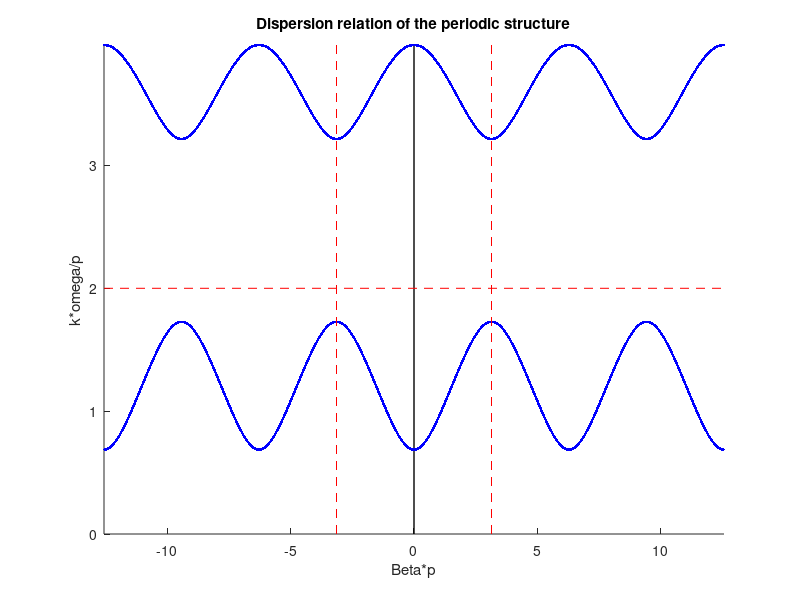

MATLAB code to generate this figure:
%%计算空间周期结构的特性

%初始化
clear
clc
close all

%扫频范围
Omega = 2 * pi * 5e10;
omega = 0:Omega / 10000:Omega;

%矩形波导参量
a = 22.86 * 1e-3; %矩形波导的长度
b = 5.08 * 1e-3; %矩形波导的宽度
h = 3.81 * 1e-3; %膜片高度
p = 5 * 1e-3; %膜片间距

c = 3e8; %真空光速
k0 = omega / c; %真空波数

Beta10 = sqrt(k0 .^ 2 - (pi / a) ^ 2); %TE10模相位常数

B = 4 * b * Beta10 * log(sec((pi * h) / (2 * b))) / pi; %膜片的归一化导纳

Beta = zeros(length(omega), 4); %周期结构的相位常数

for i = 1:length(omega)

    if imag(Beta10(i)) ~= 0
        continue
    else
        solution0 = acos(cos(Beta10(i) * p) - B(i) * sin(Beta10(i) * p) / 2);

        if isreal(solution0)
            solutions = [];

            for j = 0:3 % 因为周期是2π，所以4π内有2个完整的周期
                solutions = [solutions solution0 + 2 * pi * j]; %#ok<AGROW>
                solutions = [solutions -solution0 + 2 * pi * (j + 1)]; %#ok<AGROW>
            end

            ValidSolutions = solutions(-4 * pi <= solutions & solutions <= 4 * pi);
            Beta(i, 1:length(ValidSolutions)) = ValidSolutions;
        end

    end

end

%%fig3.33(b)
k = omega' * p / c;
idx = Beta(:, 1) ~= 0;
Beta = reshape(Beta(Beta(:) ~= 0), [], 4);
k = k(idx);

if length(k) < length(Beta)
    Delta = length(Beta) - length(k);
    Beta(end - Delta + 1:end, :) = [];
end

h1 = figure;
hold on
plot([0 0], [0 k(end)], 'LineWidth', 1, 'Color', 'k')
plot(Beta, k, 'b.')
plot(-Beta, k, 'b.')
xlim([-4 * pi, 4 * pi])
ylim([0, k(end)])
xlabel('Beta*p')
ylabel('k*omega/p')
title('Dispersion relation of the periodic structure')
plot([pi pi], [0 k(end)], '--', 'Color', 'r')
plot([-pi -pi], [0 k(end)], '--', 'Color', 'r')
plot([-4 * pi, 4 * pi], [2, 2], '--', 'Color', 'r')
